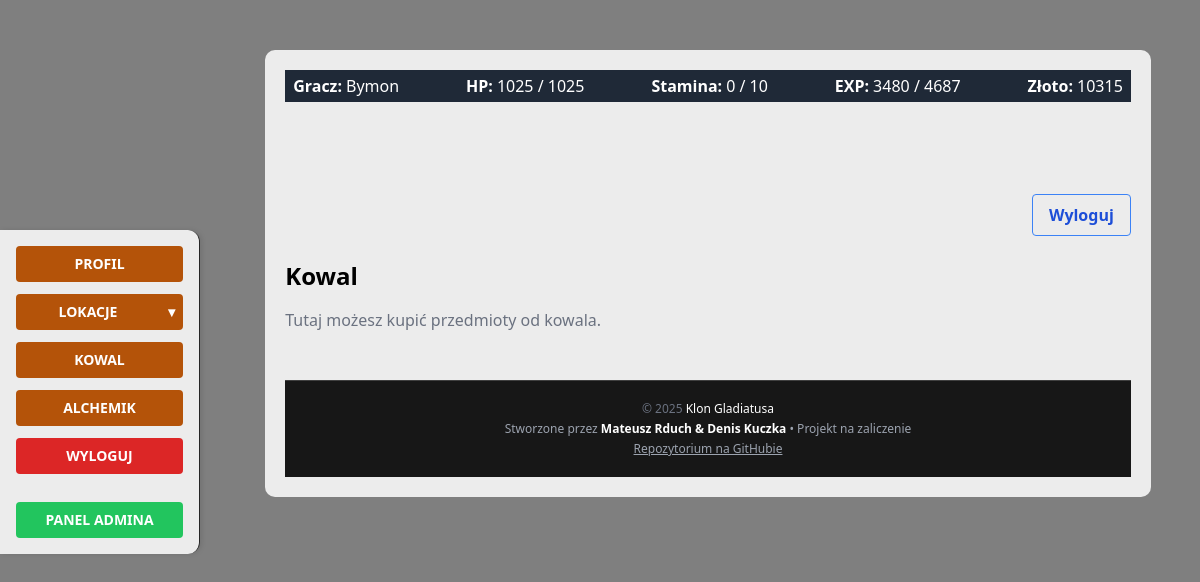
The page /merchant/merchant/ (signed in) on the database its author committed.
### user_profile/models.py (models this page shows, shortened)
class UserProfile(models.Model):
    user = models.OneToOneField(User, on_delete=models.CASCADE)
    strength = models.IntegerField(default=1)
    dexterity = models.IntegerField(default=1)
    constitution = models.IntegerField(default=1)
    intelligence = models.IntegerField(default=1)
    level = models.IntegerField(default=1)
    experience = models.IntegerField(default=0)
    stat_points = models.IntegerField(default=0)
    gold = models.IntegerField(default=0)
    max_hp = models.IntegerField(default=100)
    hp = models.IntegerField(default=100)
    base_hp = models.IntegerField(default=100)
    max_stamina = models.IntegerField(default=10)
    stamina = models.IntegerField(default=10)
    attack = models.IntegerField(default=3)
    base_attack = models.IntegerField(default=3)
    defence = models.IntegerField(default=3)
    base_defence = models.IntegerField(default=3)
    base_strength = models.IntegerField(default=1)
    base_dexterity = models.IntegerField(default=1)
    base_constitution = models.IntegerField(default=1)
    base_intelligence = models.IntegerField(default=1)
    last_regen = models.DateTimeField(default=timezone.now)
    last_regen_stm = models.DateTimeField(default=timezone.now)
    def lvlup_exp(self):
        return math.floor(100 * (self.level ** 1.5))

### merchant/views.py (the view)
# urls.py: path('merchant/', views.merchant_view, name='merchant_view'),
def merchant_view(request):
    return render(request, 'merchants/merchant.html', {
        'blacksmith_offers': MerchantOffer.objects.filter(type='blacksmith', available_until__gte=timezone.now()),
    })

### inventory/context_processors.py (called while the page is built)
def player_banner_context(request):
    if request.user.is_authenticated:
        try:
            player = UserProfile.objects.get(user=request.user)
            return {'player': player}
        except UserProfile.DoesNotExist:
            return {}
    return {}

### merchant/templates/merchants/merchant.html (shortened to what this page needs)
{% extends "base.html" %}
{% load static %}
{% block banner_up %}
{% include 'banner_up.html' %}
{% endblock %}
{% block navbar %}
{% include "navbar.html" %}
{% endblock %}
{% block sidebar %}
{% include 'sidebar.html' %}
{% endblock %}
{% block content %}
<div>
    <h1 class="text-2xl font-bold mb-4">Kowal</h1>
    <p class="text-gray-500 mb-6">Tutaj możesz kupić przedmioty od kowala.</p>
</div>
{% endblock %}
{% block footer %}
{% include 'footer.html' %}
{% endblock %}

### templates/banner_up.html
<div class="w-full bg-gray-800 text-white px-2 py-1"  id="player-banner">
  <div class="flex flex-col sm:flex-row flex-wrap items-center justify-between gap-2 text-xs sm:text-base">
    <div class="flex items-center gap-1">
      <span class="font-semibold">Gracz:</span>
      <span>{{ player.user.username }}</span>
    </div>
    <div class="flex items-center gap-1">
      <span class="font-semibold">HP:</span>
      <span>{{ player.hp }} / {{ player.max_hp }}</span>
    </div>
    <div class="flex items-center gap-1">
      <span class="font-semibold">Stamina:</span>
      <span>{{ player.stamina }} / {{ player.max_stamina }}</span>
    </div>
    <div class="flex items-center gap-1">
      <span class="font-semibold">EXP:</span>
      <span>{{ player.experience }} / {{ player.lvlup_exp }}</span>
    </div>
    <div class="flex items-center gap-1">
      <span class="font-semibold">Złoto:</span>
      <span>{{ player.gold }}</span>
    </div>
  </div>
</div>

### static/css/custom.css (style rules this page uses)
body { background: url('/static/images/background.jpg') no-repeat center center fixed; background-size: cover; color: black; }

### rows shown on the page
UserProfile: user.username "Bymon", hp "1025", max_hp "1025", stamina "0", max_stamina "10", experience "3480", lvlup_exp "4687", gold "10315"

### other values the page prints
{{ year|default:2025 }} "2025"
